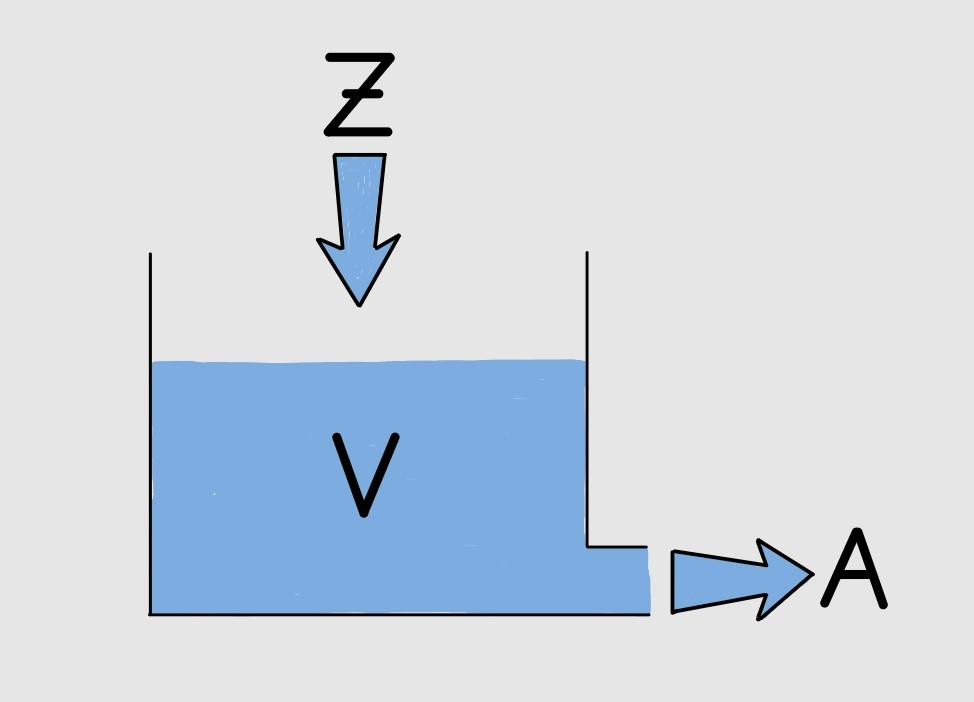
#> input picture notebooks/Linearer Speicher/LinearerSpeicher.jpg, 974 x 702 px
$ jupyter execute LinearerSpeicher.ipynb
#> lines starting #> are read from the running program, lines starting #| are printed output that depends on the picture
# Linearer Speicher

## Inhalte
1. Linearer Speicher
2. Auslaufen des Linearen Speichers

## 1. Linearer Speicher

Beim linearen Speicher handelt es sich um ein Modell für z.B. ein Gebirge, in dem der Abfluss A aus einem Speicher mit dem Volumen V proportional zum Zufluss Z ist. Die Proportionalitätskonstante ist der Auslauf- oder Speicherkoeffizient k.

$ A_i = k V_i$

[cell 1]
import numpy as np
import matplotlib.pyplot as plt
from ipywidgets import interact, widgets
from PIL import Image
from IPython.display import display

[cell 2]
LS_jpg = Image.open('LinearerSpeicher.jpg')
#> LS_jpg is the input picture: PIL image 974x702 RGB; mean R, G, B 207.1, 215.5, 224.8
LS_jpg_resize = LS_jpg.resize((400,300))
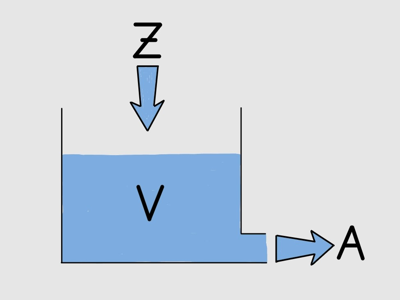
#> LS_jpg_resize: PIL image 400x300 RGB; mean R, G, B 207.2, 215.5, 224.8
display(LS_jpg_resize)

[cell 3]
# Definition einiger Eingangsgrößen
## Mittels interactiver Widgets, sodass diese vom Benutzer definiert/verändert werden können.

## Ein Auswahlfeld für den Speicherkoeffizienten k
Speicherkoeffizient = widgets.BoundedFloatText(value=0.1, min=0, max=1, step=0.1, description='Speicherkoeffizient (k)')
display(Speicherkoeffizient)

## Die Anzahl der zu berechnenden Zeitschritte
timesteps = widgets.BoundedIntText(value=30, min=0, max=100, step=1, description='Anzahl der Zeitschritte')
display(timesteps)

## Beginn und Ende der Zuflussperiode.
influx_t = widgets.IntRangeSlider(value=[0,10], min=0, max=100, step=1, descrption='Zuflusszeitspanne:')
display(influx_t)
## Menge des zufließenden Wassers
influx = widgets.BoundedFloatText(value=10, min=0, max=100, step=0.1, description='Zuflussvolumen:')
display(influx)
## Initiale Wassermenge im Speicher
initial_v = widgets.BoundedFloatText(value=10, min=0, max=100, step=0.1, description='Speichervolumen für t=0:')
display(initial_v)

[cell 4]
# Diese Funktion dient der Berechnung der gefragten Daten

def generate_data(k= Speicherkoeffizient, influx_vol=influx):
    '''
    input:
        k...Speicherkoeffizient [1/t], type = int
        influx_vol...Zuflussvoumen [L^3], type = int
    --------------------------------------------------
    output:
        i...Zeitschritte, type = array
        A...Abfluss [L^3/t], type = array
        V...Im Speicher vorliegendes Wasservolumen [L^3], type = array
        Z...Zufluss [L^3/t], type = array
    '''
    # Hier werden die oben durch die Widgets festgelegten Werte (values) in Variablen gespeichert.
    datalenght=timesteps.value-1
    influx_time=influx_t.value
    initial_vol=initial_v.value

    # Ein Array für die Zeitschritte
    i = np.arange(datalenght)
    # Ein Array für den Zufluss (Alternativ könnte man in Z auch Messdaten aus z.B. einer csv-Datei einlesen)
    Z = np.zeros_like(i, dtype=float)
    influx_start=influx_time[0]
    influx_end=influx_time[1]
    Z[influx_start:influx_end] = influx_vol
    # Arrays für Speichervolumen und Abfluss
    V = np.zeros_like(i, dtype=float)
    V[0] = initial_vol

    A = np.zeros_like(i, dtype=float)

    ## Befüllen der arrays mit Werten
    for n in range(1, len(i)):
        A[n-1] = V[n-1] * k
        V[n] = V[n-1] - A[n-1] + Z[n]

    return i, A, V, Z # Ausgabe der Ergebnisse (als arrays der selben länge)

[cell 5]
# Diese Funktion dient dem Plotten der in generate_data() berechneten Daten

def plotting(k=Speicherkoeffizient, influx_vol=influx):
    '''
    input:
        k...Speicherkoeffizient [1/t], type = int
        influx_vol...Zuflussvoumen [L^3], type = int
    output:
        Plot für Zufluss, Speichervolumen und Abfluss gegen die Zeitschritte, entsprechend der Berechnungen aus generate_data()
    '''

    # Die Funktion generate_data() wird aufgerufen, um die Berechnungen werden in i, A, V und Z gespeichert.
    i, A, V, Z = generate_data(k, influx_vol)

    # Plotten der Daten
    fig, ax1 = plt.subplots() # Erste y-Achse für Speichervolumen
    ax1.plot(i, V, color = 'steelblue', label = 'Speichervolumen')
    ax1.set_xlabel('timesteps [t]')
    ax1.set_ylabel('Speichervolumen [L^3]')
    ax1.set_ylim(0,180)
    ax1.grid('True')
    ax1.margins(x=0, y=0) # Plot beginnt im Ursprung beginnt
    ax1.spines['top'].set_visible(False) # Oberer Rahmen wird ausgeblendet

    ax2 = ax1.twinx() # Zweite y-Achse für Zufluss und Abfluss
    ax2.plot(i, Z, color='skyblue', label = 'Zufluss')
    ax2.plot(i, A, color = 'navy', label = 'Abfluss')
    ax2.set_ylabel('Flux [L^3/t]')
    ax2.set_ylim(0,60)
    ax2.spines['top'].set_visible(False)

    fig.legend(loc="upper right", bbox_to_anchor=(1,1), bbox_transform=ax1.transAxes) # Eine Legende für beide Achsen
    plt.title('Linearer Speicher', loc='left', fontsize=20, color='navy')

[cell 6]
# Über interact können die Variablen der Funktion plotting() vom Benutzer (in diesem Fall über Schieberegler (=FloatSlider)) eingelesen werden.
# Außerdem wird die Funktion: plotting() aufgerufen und die Daten werden geplottet.

interact(plotting,
         k = widgets.FloatSlider(min=0, max=1, step=0.01, value= 0.1),
         influx_vol = widgets.FloatSlider(min=0, max=20, step=1, value= 10))
#> the sliders are set to k = 0.1, influx_vol = 10
#> (the call stopped at in plotting, `fig, ax1 = plt.subplots()`: IPython is not available in this run)

## 2. Auslaufen des Speichers
Vergleich der iterativen Berechnung aus 1. mit der folgenden analytischen Lösung mittels Exponentialfunktion.

Herleitung für die Exponentialfunktion zur analytischen Berechnung des Abflusses mittels gewöhnlicher Differenzialrechnung: <br>

 $A_{(t)} = kV_{(t)}$

 Durch Differenzialrechnung ergibt sich der Abfluss wie folgt:

 $\frac{dV}{dt} = -kV$

 $\frac{dV}{dt} = -kdt$

 $\int \frac{dV}{dt} = - \int kdt$

 $ln V = - kt + ln V_0$

 $V = V_0 e^{-kt}   \;\;\; wobei: \; V_0 = V_{(t=0)}$

 $A = - \frac{dV}{dt}$

 $\mathbf{A = A_0 e^{-kt}   \;\;\; wobei: \; A_0 = A_{(t=0)}}$

[cell 7]
# eine Funktion zur Berechnung des Auslaufenden Speichers

def efflux(k):

    '''
    input:
        k...Speicherkoeffizient [1/t], type = int
    --------------------------------------------------
    output:
        i...Zeitschritte, type = array
        t...Zeitschritte, aber in der Länge von A_a, type = array
        A...Abfluss [L³/t], type = array
        A_a...analytische Lösung für den Abfluss [L³/t], type = array !aber deutlich länger als A!

    '''

    t = (np.linspace(0, timesteps.value, 10000))

    i, A, V, Z = np.array(generate_data(k, influx_vol = 0))

    # Der Startwert entspricht dem 1. Wert von A.
    A0 = float(A[0])
    # Alle weiteren Werte werden aus der Exponentialfunktion ermittelt.
    A_a = A0 * np.exp(-k*t)

    return A_a, A, i, t

[cell 8]
# Eine Funktion zum Plotten der Daten des auslaufenden Speichers

def plot_efflux(k, ax_scale = 'linear'):

        # Generieren der Daten
        A_a, A, i, t = efflux(k)

        # Plotten der Daten
        fig, ax = plt.subplots(figsize=(8, 8))
        ax.plot(i, A, 'r+', label='iterative Lösung')
        ax.plot(t, A_a, label='analytische Lösung')
        ax.set_title('Auslaufen des Linearen Speichers')
        ax.legend()
        plt.yscale(ax_scale)
        plt.show()

[cell 9]
# Interaktive Widgets und Aufruf der 'plot_efflux()'-Funktion
interact(
        plot_efflux,
         k = widgets.FloatSlider(description= 'Speicherkoeffizient: k', min=0, max=1, step=0.01, value = Speicherkoeffizient.value),
         ax_scale=widgets.RadioButtons(options=[('lineare Y-Achse', 'linear'), ('logarithmische Y-Achse', 'log')], value='linear', layout={'with':'max-content'}, description='Achsenskalierung')
         )
#> the sliders are set to k = 0.1, ax_scale = linear
#> (the call stopped at in plot_efflux, `fig, ax = plt.subplots(figsize=(8, 8))`: IPython is not available in this run)
